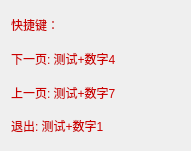
    <widget class="QWidget" name="verticalLayoutWidget_6">
     <property name="geometry">
      <rect>
       <x>520</x>
       <y>1120</y>
       <width>191</width>
       <height>151</height>
      </rect>
     </property>
     <layout class="QVBoxLayout" name="verticalLayout_6">
      <item>
       <widget class="QLabel" name="label_13">
        <property name="styleSheet">
         <string notr="true">font: 15pt &quot;Ubuntu&quot;;
color: rgb(204, 0, 0);</string>
        </property>
        <property name="text">
         <string>快捷键：</string>
        </property>
       </widget>
      </item>
      <item>
       <widget class="QLabel" name="label_14">
        <property name="styleSheet">
         <string notr="true">font: 15pt &quot;Ubuntu&quot;;
color: rgb(204, 0, 0);</string>
        </property>
        <property name="text">
         <string>下一页: 测试+数字4</string>
        </property>
       </widget>
      </item>
      <item>
       <widget class="QLabel" name="label_15">
        <property name="styleSheet">
         <string notr="true">font: 15pt &quot;Ubuntu&quot;;
color: rgb(204, 0, 0);</string>
        </property>
        <property name="text">
         <string>上一页: 测试+数字7</string>
        </property>
       </widget>
      </item>
      <item>
       <widget class="QLabel" name="label_5">
        <property name="styleSheet">
         <string notr="true">font: 15pt &quot;Ubuntu&quot;;
color: rgb(204, 0, 0);</string>
        </property>
        <property name="text">
         <string>退出: 测试+数字1</string>
        </property>
       </widget>
      </item>
     </layout>
    </widget>
